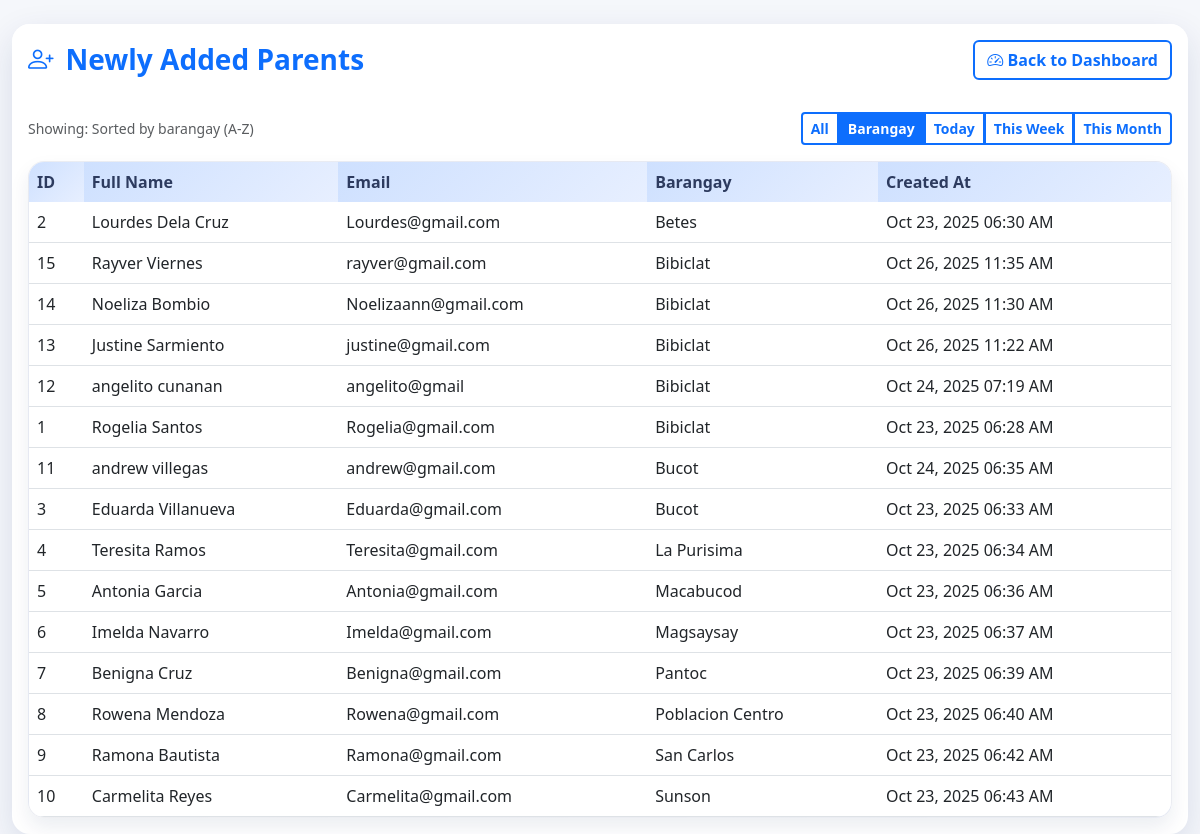
The app's page /newly_added_parents.php?sort=barangay with its own data.
### tables this page shows
CREATE TABLE `parents` (
  `id` int(11) NOT NULL,
  `first_name` varchar(100) NOT NULL,
  `last_name` varchar(100) NOT NULL,
  `email` varchar(150) DEFAULT NULL,
  `phone` varchar(20) DEFAULT NULL,
  `address` text DEFAULT NULL,
  `baranggay` varchar(100) DEFAULT NULL,
  `created_at` timestamp NOT NULL DEFAULT current_timestamp(),
  `updated_at` timestamp NOT NULL DEFAULT current_timestamp() ON UPDATE current_timestamp(),
  `barangay` varchar(100) DEFAULT NULL
);

### newly_added_parents.php (the view, shortened to what this page needs)
<?php
require_once __DIR__ . '/dbForm.php';
$filter = isset($_GET['sort']) ? strtolower($_GET['sort']) : 'recent';
$filterLabels = [
    'recent' => 'All recent parents',
    'barangay' => 'Sorted by barangay (A-Z)',
    'day' => 'Added today',
    'week' => 'Added this week',
    'month' => 'Added this month',
];
$whereClause = '';
$orderClause = 'created_at DESC, id DESC';
switch ($filter) {
    case 'barangay':
        $orderClause = 'barangay_name ASC, created_at DESC, id DESC';
        break;
}
$sql = "SELECT id, first_name, last_name, email, COALESCE(NULLIF(barangay, ''), NULLIF(baranggay, ''), 'N/A') AS barangay_name, created_at FROM parents $whereClause ORDER BY $orderClause";
$result = mysqli_query($con, $sql);
?>
<!DOCTYPE html>
<html lang="en">
<head>
    <link rel="stylesheet" href="https://cdn.jsdelivr.net/npm/bootstrap@5.3.0/dist/css/bootstrap.min.css">
    <link rel="stylesheet" href="https://cdn.jsdelivr.net/npm/bootstrap-icons/font/bootstrap-icons.css">
    <link rel="stylesheet" href="assets/css/theme.css">
</head>
<body>
<div class="container-fluid mt-4">
    <div class="card card-shadow">
        <div class="card-header bg-white border-0 py-3">
            <div class="d-flex justify-content-between align-items-center gap-2 flex-wrap">
                <h3 class="dashboard-title mb-0"><i class="bi bi-person-plus"></i> Newly Added Parents</h3>
                <a href="dashboard.php" class="btn btn-outline-primary">
                    <i class="bi bi-speedometer2"></i> Back to Dashboard
                </a>
            </div>
        </div>
        <div class="card-body">
            <div class="d-flex flex-wrap justify-content-between align-items-center mb-3 gap-2">
                <span class="text-muted small">Showing: <?php echo htmlspecialchars($filterLabels[$filter] ?? $filterLabels['recent']); ?></span>
                <div class="btn-group btn-group-sm" role="group" aria-label="Filter parents">
                    <a href="?sort=recent" class="btn btn-outline-primary<?php echo $filter === 'recent' ? ' active' : ''; ?>">All</a>
                    <a href="?sort=barangay" class="btn btn-outline-primary<?php echo $filter === 'barangay' ? ' active' : ''; ?>">Barangay</a>
                    <a href="?sort=day" class="btn btn-outline-primary<?php echo $filter === 'day' ? ' active' : ''; ?>">Today</a>
                    <a href="?sort=week" class="btn btn-outline-primary<?php echo $filter === 'week' ? ' active' : ''; ?>">This Week</a>
                    <a href="?sort=month" class="btn btn-outline-primary<?php echo $filter === 'month' ? ' active' : ''; ?>">This Month</a>
                </div>
            </div>
            <div class="table-modern table-modern-elevated">
                <div class="table-responsive">
                    <table class="table table-hover align-middle mb-0">
                        <thead>
                        <tr>
                            <th scope="col">ID</th>
                            <th scope="col">Full Name</th>
                            <th scope="col">Email</th>
                            <th scope="col">Barangay</th>
                            <th scope="col">Created At</th>
                        </tr>
                        </thead>
                        <tbody>
                        <?php if ($result && mysqli_num_rows($result) > 0): ?>
                            <?php while ($row = mysqli_fetch_assoc($result)): ?>
                                <tr>
                                    <td><?php echo htmlspecialchars($row['id']); ?></td>
                                    <td><?php echo htmlspecialchars(trim($row['first_name'] . ' ' . $row['last_name'])); ?></td>
                                    <td><?php echo htmlspecialchars($row['email'] ?? 'N/A'); ?></td>
                                    <td><?php echo htmlspecialchars($row['barangay_name'] ?? 'N/A'); ?></td>
                                    <td><?php echo htmlspecialchars($row['created_at'] ? date('M d, Y h:i A', strtotime($row['created_at'])) : 'N/A'); ?></td>
                                </tr>
                            <?php endwhile; ?>
                        <?php else: ?>
                            <tr>
                                <td class="text-center" colspan="5">No parent records found.</td>
                            </tr>
                        <?php endif; ?>
                        </tbody>
                    </table>
                </div>
            </div>
        </div>
    </div>
</div>
</body>
</html>

### assets/css/theme.css (style rules this page uses)
:root { --primary-color: #0d6efd; --primary-dark: #0a58ca; --sidebar-width: 250px; --content-bg: #f5f7fb; --text-color: #2b3146; --muted-color: #6c757d; --card-radius: 18px; --transition-speed: 0.3s; --shadow-lg: 0 12px 35px rgba(15, 35, 95, 0.12); --shadow-md: 0 10px 25px rgba(15, 35, 95, 0.18); }
* { box-sizing: border-box; }
body { margin: 0; font-family: 'Segoe UI', 'Helvetica Neue', Arial, sans-serif; color: var(--text-color); background-color: var(--content-bg); display: flex; min-height: 100vh; transition: background-color var(--transition-speed) ease; }
a { color: inherit; }
.card-shadow { border: none; border-radius: var(--card-radius); box-shadow: var(--shadow-lg); background-color: #fff; overflow: hidden; }
.dashboard-title { display: flex; align-items: center; gap: 12px; margin: 0; font-weight: 700; color: var(--primary-color); }
.dashboard-title i { font-size: 1.6rem; }
.table-modern { border-radius: 16px; overflow: hidden; background-color: #fff; box-shadow: 0 10px 20px rgba(15, 35, 95, 0.08); }
.table-modern-elevated { border: 1px solid rgba(45, 59, 95, 0.08); background: linear-gradient(135deg, rgba(255, 255, 255, 0.96), rgba(243, 246, 255, 0.9)); }
.table-modern-elevated .table thead th { background: linear-gradient(135deg, rgba(13, 110, 253, 0.16), rgba(13, 110, 253, 0.05)); border-bottom: none; }
.table-modern-elevated .table tbody tr { transition: transform var(--transition-speed) ease, box-shadow var(--transition-speed) ease; }
.table-modern table { margin-bottom: 0; }
.table-modern thead { background-color: #f3f6ff; }
.table-modern th { font-weight: 600; color: #2d3b5f; border-bottom: none; }
.table-modern td { vertical-align: middle; }
.btn-outline-primary, .btn-outline-success, .btn-outline-secondary, .btn-outline-info, .btn-outline-danger { border-width: 2px; font-weight: 600; }
.card-header.bg-white { border-bottom: none; }
.table thead th { font-weight: 600; }

### records on screen
parents: id "2", first_name+last_name "Lourdes Dela Cruz", email "Lourdes@gmail.com", barangay_name "Betes", created_at "Oct 23, 2025 06:30 AM"
parents: id "15", first_name+last_name "Rayver Viernes", email "rayver@gmail.com", barangay_name "Bibiclat", created_at "Oct 26, 2025 11:35 AM"
parents: id "14", first_name+last_name "Noeliza Bombio", email "Noelizaann@gmail.com", barangay_name "Bibiclat", created_at "Oct 26, 2025 11:30 AM"
parents: id "13", first_name+last_name "Justine Sarmiento", email "justine@gmail.com", barangay_name "Bibiclat", created_at "Oct 26, 2025 11:22 AM"
parents: id "12", first_name+last_name "angelito cunanan", email "angelito@gmail", barangay_name "Bibiclat", created_at "Oct 24, 2025 07:19 AM"
parents: id "1", first_name+last_name "Rogelia Santos", email "Rogelia@gmail.com", barangay_name "Bibiclat", created_at "Oct 23, 2025 06:28 AM"
parents: id "11", first_name+last_name "andrew villegas", email "andrew@gmail.com", barangay_name "Bucot", created_at "Oct 24, 2025 06:35 AM"
parents: id "3", first_name+last_name "Eduarda Villanueva", email "Eduarda@gmail.com", barangay_name "Bucot", created_at "Oct 23, 2025 06:33 AM"
parents: id "4", first_name+last_name "Teresita Ramos", email "Teresita@gmail.com", barangay_name "La Purisima", created_at "Oct 23, 2025 06:34 AM"
parents: id "5", first_name+last_name "Antonia Garcia", email "Antonia@gmail.com", barangay_name "Macabucod", created_at "Oct 23, 2025 06:36 AM"
parents: id "6", first_name+last_name "Imelda Navarro", email "Imelda@gmail.com", barangay_name "Magsaysay", created_at "Oct 23, 2025 06:37 AM"
parents: id "7", first_name+last_name "Benigna Cruz", email "Benigna@gmail.com", barangay_name "Pantoc", created_at "Oct 23, 2025 06:39 AM"
parents: id "8", first_name+last_name "Rowena Mendoza", email "Rowena@gmail.com", barangay_name "Poblacion Centro", created_at "Oct 23, 2025 06:40 AM"
parents: id "9", first_name+last_name "Ramona Bautista", email "Ramona@gmail.com", barangay_name "San Carlos", created_at "Oct 23, 2025 06:42 AM"
parents: id "10", first_name+last_name "Carmelita Reyes", email "Carmelita@gmail.com", barangay_name "Sunson", created_at "Oct 23, 2025 06:43 AM"

### other values on screen
$filterLabels[$filter] "Sorted by barangay (A-Z)"
